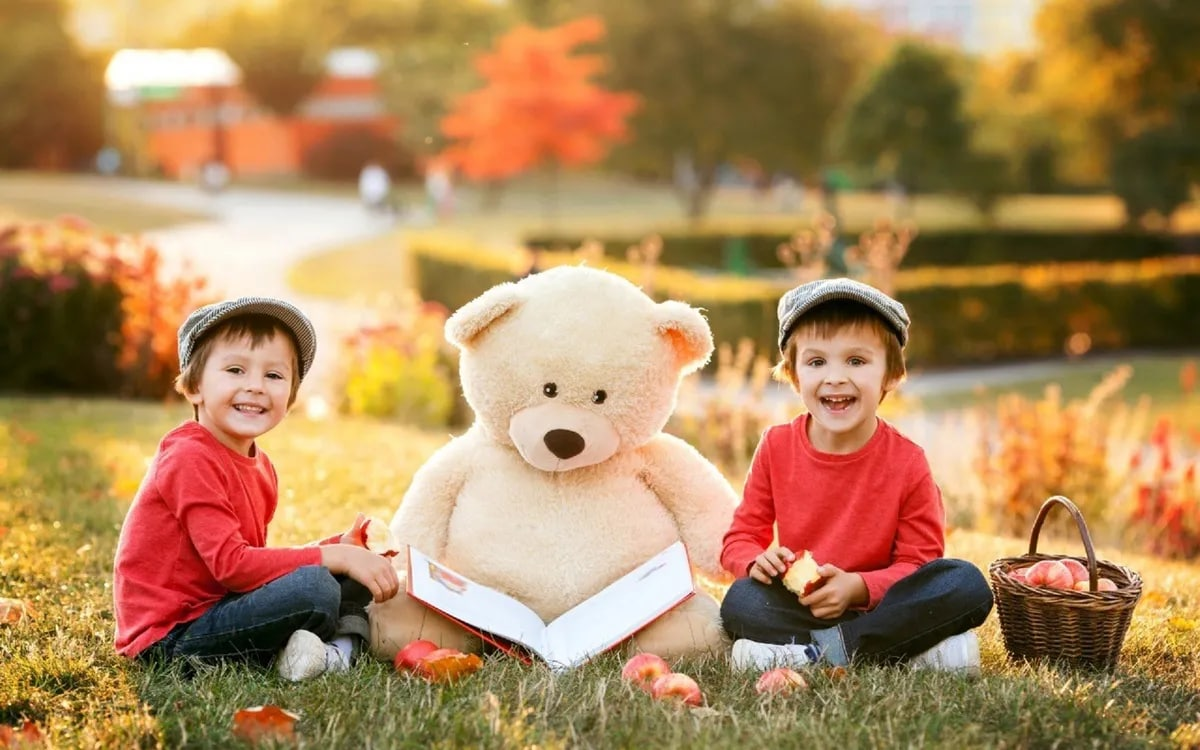
#> input picture HWs/HW3/HW3_Programming/part1.jpg, 1200 x 750 px
$ python task1.py
#> lines starting #> are read from the running program, lines starting #| are printed output that depends on the picture
import matplotlib.pyplot as plt
import numpy as np
from PIL import Image
plt.rcParams["figure.figsize"] = (12, 8.25)
image = Image.open('part1.jpg')
#> image is the input picture: PIL image 1200x750 RGB; mean R, G, B 173.2, 135.1, 91
plt.imshow(image)
data = np.asarray(image)
red = [0 for i in range(256)]
green = [0 for i in range(256)]
blue = [0 for i in range(256)]
for i in range(data.shape[0]):
    for j in range(data.shape[1]):
        red[data[i][j][0]] += 1
        green[data[i][j][1]] += 1
        blue[data[i][j][2]] += 1
labels = np.arange(256)
width = 0.5
fig, ax = plt.subplots()
pred = ax.bar(labels, red, width, label='Red', color='red')
ax.set_title('Red')
fig, ax = plt.subplots()
pgreen = ax.bar(labels, green, width, label='Green', color='green')
ax.set_title('Green')
fig, ax = plt.subplots()
pblue = ax.bar(labels, blue, width, label='Blue', color='blue')
ax.set_title('Blue')
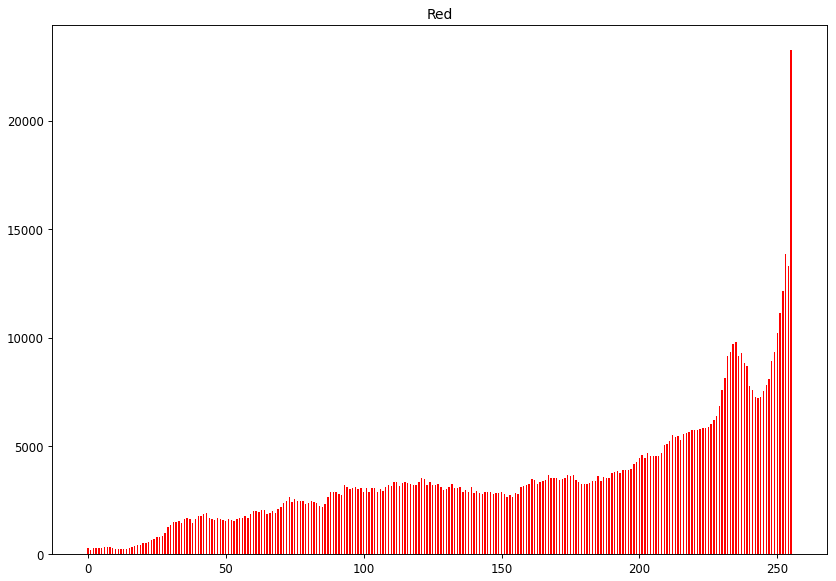
#> figure drawn by matplotlib, 1 panel; tallest bar 23262 high, from x = 254.8 to 255.2
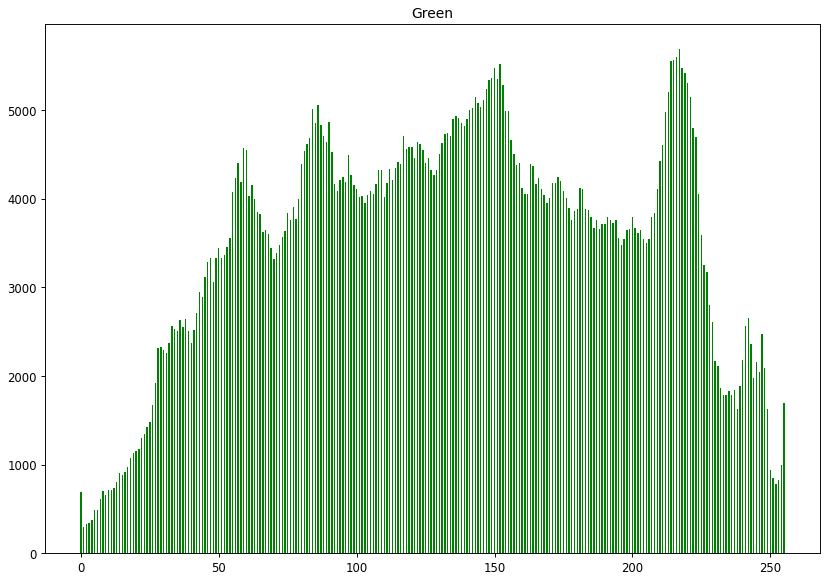
#> figure drawn by matplotlib, 1 panel; tallest bar 5687 high, from x = 216.8 to 217.2
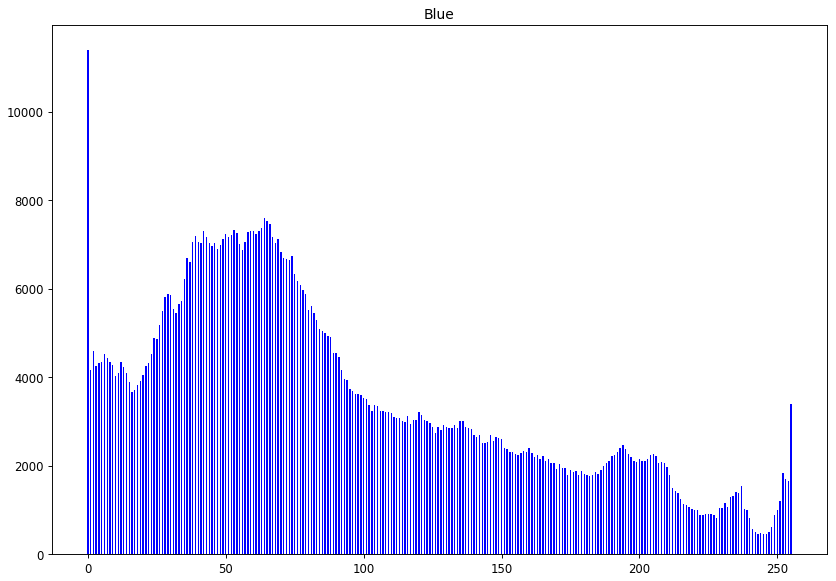
#> figure drawn by matplotlib, 1 panel; tallest bar 11390 high, from x = -0.25 to 0.25

$ run again, with HWs/HW3/HW3_Programming/part2.jpg copied over HWs/HW3/HW3_Programming/part1.jpg
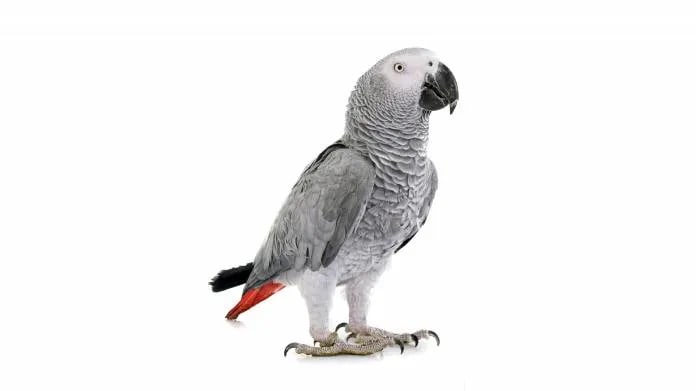
#> input picture HWs/HW3/HW3_Programming/part2.jpg, 696 x 391 px
#> image is the input picture: PIL image 696x391 RGB; mean R, G, B 240.1, 239.6, 239.6
#> `ax.set_title('Blue')`:
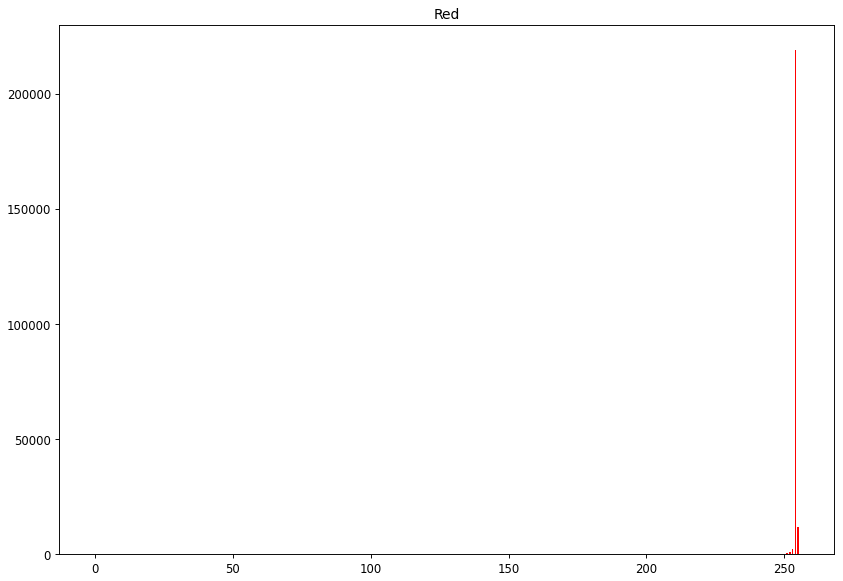
#> figure drawn by matplotlib, 1 panel; tallest bar 218881 high, from x = 253.8 to 254.2
